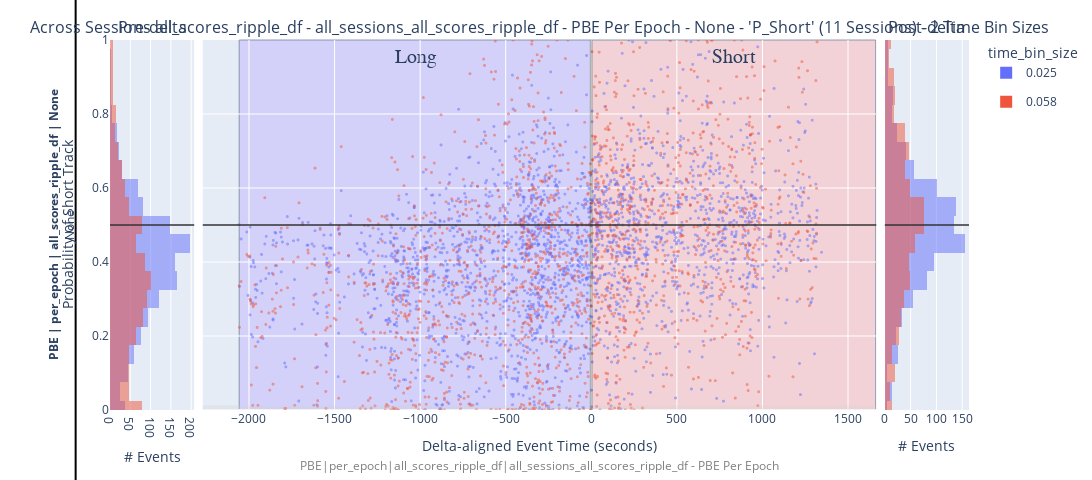
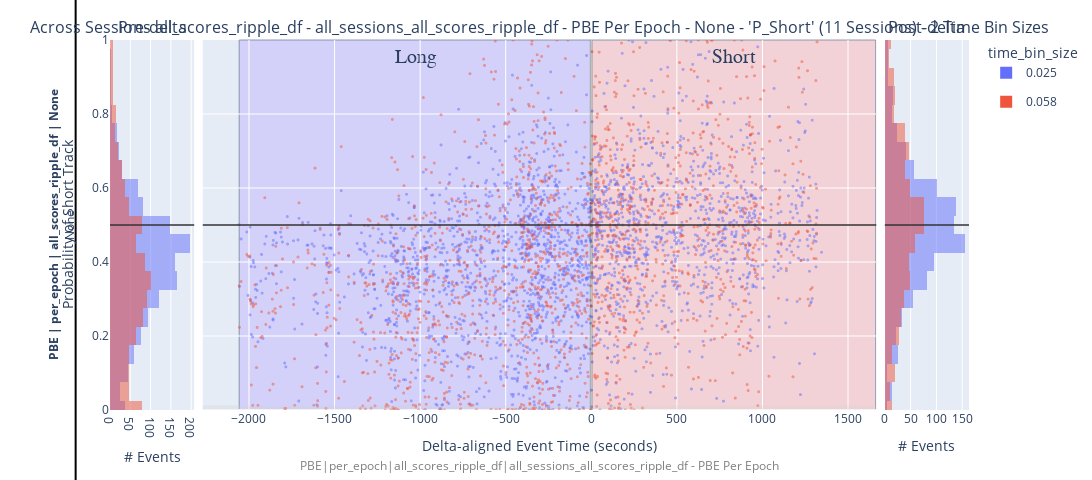

Notebook cell for these charts, in order:
### Code cell
# pd.options.mode.copy_on_write = False
# pd.options.mode.chained_assignment = 'raise'
# pd.options.mode.chained_assignment = None
from pyphoplacecellanalysis.SpecificResults.PhoDiba2023Paper import DataFrameFilter


min_wcorr_threshold: float = 0.7
high_pearsonr_threshold: float = 0.9
high_shuffle_score_threshold: float = 0.9

additional_filter_predicates = {
    'high_wcorr': (lambda df: np.any((df[['long_best_wcorr', 'short_best_wcorr']].abs() > min_wcorr_threshold), axis=1)),
    'user_selected': lambda df: np.all((df[['is_user_annotated_epoch', 'is_valid_epoch']]), axis=1),
    'high_pearsonr_corr': (lambda df: np.any((df[['long_LR_pf_peak_x_pearsonr', 'long_RL_pf_peak_x_pearsonr', 'short_LR_pf_peak_x_pearsonr', 'short_RL_pf_peak_x_pearsonr']].abs() > high_pearsonr_threshold), axis=1)),
    'high_shuffle_percentile_score': (lambda df: (df[['best_overall_quantile']].abs() > high_shuffle_score_threshold)),
}

# replay_name: str = ''
# replay_name: str = 'withNewComputedReplays-qclu_[1, 2]-frateThresh_5.0' # 4307 rows
# replay_name: str = 'withNewKamranExportedReplays-qclu_[1,2]-frateThresh_5.0' # 1417 rows, 1437 rows
# replay_name: str = 'withNormalComputedReplays-qclu_[1,2]-frateThresh_1.0' # 2802 rows, 2831 rows
replay_name: str = 'withNormalComputedReplays-frateThresh_5.0-qclu_[1, 2, 4, 6, 7, 9]'

# time_bin_size: float = 0.025
time_bin_size: Tuple[float] = (0.025, 0.058)

# Assuming your DataFrames are already defined:
# all_sessions_ripple_df, all_sessions_ripple_time_bin_df, etc.

df_filter: DataFrameFilter = DataFrameFilter(
    all_sessions_ripple_df=all_sessions_ripple_df,
    all_sessions_ripple_time_bin_df=all_sessions_ripple_time_bin_df,
    all_sessions_MultiMeasure_ripple_df=all_sessions_MultiMeasure_ripple_df,
    all_sessions_all_scores_ripple_df=all_sessions_all_scores_ripple_df,
    all_sessions_laps_df=all_sessions_laps_df,
    all_sessions_laps_time_bin_df=all_sessions_laps_time_bin_df,
    all_sessions_MultiMeasure_laps_df=all_sessions_MultiMeasure_laps_df,
    additional_filter_predicates=additional_filter_predicates,
    on_filtered_dataframes_changed_callback_fns={'build_filter_changed_plotly_plotting_callback_fn': _build_filter_changed_plotly_plotting_callback_fn},
)

df_filter.replay_name = replay_name # 'withNormalComputedReplays-frateThresh_5.0-qclu_[1, 2, 4, 6, 7, 9]'
# df_filter.time_bin_size = (time_bin_size, )
df_filter.time_bin_size = time_bin_size
# df_filter.time_bin_size = (0.025, 0.058)
# df_filter.on_filtered_dataframes_changed_callback_fns['build_filter_changed_plotly_plotting_callback_fn'] = _build_filter_changed_plotly_plotting_callback_fn
# df_filter.update_filters()
df_filter.on_filtered_dataframes_changed_callback_fns['build_filter_changed_plotly_plotting_callback_fn'] = _build_filter_changed_plotly_plotting_callback_fn
df_filter.update_filters()

### Figure 1 — Plotly figure (JSON) as saved in the notebook; plotly's stock layout.template omitted (floating-point values rounded to 4 significant figures; data arrays with more than 128 entries replaced by an {"elided": "..."} marker saying what was removed)
{"data": [{"alignmentgroup": "True", "bingroup": "y", "hovertemplate": "_col_time_bin_size=0.025<br>count=%{x}<br>P_Short=%{y}<extra></extra>", "legendgroup": "0.025", "marker": {"color": "#636EFA", "opacity": 0.5, "pattern": {"shape": ""}}, "name": "0.025", "nbinsy": 25, "offsetgroup": "0.025", "orientation": "h", "showlegend": true, "type": "histogram", "xaxis": "x", "xbins": {"end": 0.95, "size": 0.1, "start": 0.05}, "y": {"elided": "1697 float values"}, "yaxis": "y"}, {"alignmentgroup": "True", "bingroup": "y", "hovertemplate": "_col_time_bin_size=0.058<br>count=%{x}<br>P_Short=%{y}<extra></extra>", "legendgroup": "0.058", "marker": {"color": "#EF553B", "opacity": 0.5, "pattern": {"shape": ""}}, "name": "0.058", "nbinsy": 25, "offsetgroup": "0.058", "orientation": "h", "showlegend": true, "type": "histogram", "xaxis": "x", "xbins": {"end": 0.95, "size": 0.1, "start": 0.05}, "y": {"elided": "1254 float values"}, "yaxis": "y"}, {"hovertemplate": "_col_time_bin_size=0.025<br>delta_aligned_start_t=%{x}<br>P_Short=%{y}<br>dummy_column_for_size=%{marker.size}<extra></extra>", "legendgroup": "0.025", "marker": {"color": "#636EFA", "line": {"width": 0}, "opacity": 0.5, "size": {"elided": "3046 int values"}, "sizemode": "area", "sizeref": 0.1111, "symbol": "circle"}, "mode": "markers", "name": "0.025", "showlegend": false, "type": "scattergl", "x": {"elided": "3046 float values"}, "xaxis": "x2", "y": {"elided": "3046 float values"}, "yaxis": "y2"}, {"hovertemplate": "_col_time_bin_size=0.058<br>delta_aligned_start_t=%{x}<br>P_Short=%{y}<br>dummy_column_for_size=%{marker.size}<extra></extra>", "legendgroup": "0.058", "marker": {"color": "#EF553B", "line": {"width": 0}, "opacity": 0.5, "size": {"elided": "2231 int values"}, "sizemode": "area", "sizeref": 0.1111, "symbol": "circle"}, "mode": "markers", "name": "0.058", "showlegend": false, "type": "scattergl", "x": {"elided": "2231 float values"}, "xaxis": "x2", "y": {"elided": "2231 float values"}, "yaxis": "y2"}, {"alignmentgroup": "True", "bingroup": "y", "hovertemplate": "_col_time_bin_size=0.025<br>count=%{x}<br>P_Short=%{y}<extra></extra>", "legendgroup": "0.025", "marker": {"color": "#636EFA", "opacity": 0.5, "pattern": {"shape": ""}}, "name": "0.025", "nbinsy": 25, "offsetgroup": "0.025", "orientation": "h", "showlegend": false, "type": "histogram", "xaxis": "x3", "xbins": {"end": 0.95, "size": 0.1, "start": 0.05}, "y": {"elided": "1349 float values"}, "yaxis": "y3"}, {"alignmentgroup": "True", "bingroup": "y", "hovertemplate": "_col_time_bin_size=0.058<br>count=%{x}<br>P_Short=%{y}<extra></extra>", "legendgroup": "0.058", "marker": {"color": "#EF553B", "opacity": 0.5, "pattern": {"shape": ""}}, "name": "0.058", "nbinsy": 25, "offsetgroup": "0.058", "orientation": "h", "showlegend": false, "type": "histogram", "xaxis": "x3", "xbins": {"end": 0.95, "size": 0.1, "start": 0.05}, "y": {"elided": "977 float values"}, "yaxis": "y3"}], "layout": {"annotations": [{"font": {"size": 16}, "showarrow": false, "text": "Pre-delta", "x": 0.049, "xanchor": "center", "xref": "paper", "y": 1, "yanchor": "bottom", "yref": "paper"}, {"font": {"size": 16}, "showarrow": false, "text": "Across Sessions all_scores_ripple_df - all_sessions_all_scores_ripple_df - PBE Per Epoch - None - 'P_Short' (11 Sessions) - 2 Time Bin Sizes", "x": 0.5, "xanchor": "center", "xref": "paper", "y": 1, "yanchor": "bottom", "yref": "paper"}, {"font": {"size": 16}, "showarrow": false, "text": "Post-delta", "x": 0.951, "xanchor": "center", "xref": "paper", "y": 1, "yanchor": "bottom", "yref": "paper"}, {"font": {"size": 12}, "showarrow": false, "text": "<span style='font-weight:bold; font-size:12px;'>PBE | per_epoch | all_scores_ripple_df | None</span><br><span style='font-size:12px;'>None</span>", "textangle": -90, "x": -0.057, "xanchor": "center", "xref": "paper", "y": 0.5, "yanchor": "middle", "yref": "paper"}, {"font": {"color": "gray", "size": 12}, "showarrow": false, "text": "PBE|per_epoch|all_scores_ripple_df|all_sessions_all_scores_ripple_df - PBE Per Epoch", "textangle": 0, "x": 0.5, "xanchor": "center", "xref": "paper", "y": -0.15, "yanchor": "middle", "yref": "paper"}], "barmode": "overlay", "height": 480, "legend": {"itemsizing": "constant", "title": {"text": "time_bin_size"}, "traceorder": "grouped"}, "margin": {"b": 70, "l": 110, "r": 80, "t": 40}, "meta": {"figure_context": {"comparison": "pre-post-delta", "data_grain": "per_epoch", "epochs_name": "PBE", "histogram_variable_name": "P_Short", "n_tbin": 2, "n_unique_t_bin_sizes": 2, "num_unique_sessions": 11, "plot_type": "scatter+hist", "title": "Across Sessions all_scores_ripple_df - all_sessions_all_scores_ripple_df - PBE Per Epoch - None - 'P_Short' (11 Sessions) - 2 Time Bin Sizes", "variable_name": "P_Short"}, "preferred_filename": "P_Short_11_2_2_Across Sessions all_scores_ripple_df - all_sessions_all_scores_ripple_df - PBE Per Epoch - None - 'P_Short' (11 Sessions) - 2 Time Bin Sizes_PBE_per_epoch_scatter+hist_pre-post-delta_P_Short"}, "shapes": [{"line": {"color": "rgba(0.8,0.8,0.8,.25)", "width": 9}, "type": "line", "x0": 0, "x1": 1, "xref": "x2 domain", "y0": 0, "y1": 0, "yref": "y2"}, {"line": {"color": "rgba(1,1,1,.25)", "width": 3}, "type": "line", "x0": 0, "x1": 0, "xref": "x2", "y0": 0, "y1": 1, "yref": "y2 domain"}, {"fillcolor": "#c2b8ff", "label": {"font": {"family": "Times New Roman", "size": 20}, "text": "Long", "textposition": "top center"}, "layer": "below", "line": {"width": 1}, "opacity": 0.5, "type": "rect", "x0": -2057.0, "x1": 0, "xref": "x2", "y0": 0, "y1": 1, "yref": "y2 domain"}, {"fillcolor": "#ffb8b8", "label": {"font": {"family": "Times New Roman", "size": 20}, "text": "Short", "textposition": "top center"}, "layer": "below", "line": {"width": 1}, "opacity": 0.5, "type": "rect", "x0": 0, "x1": 1662.0, "xref": "x2", "y0": 0, "y1": 1, "yref": "y2 domain"}, {"line": {"color": "Black", "width": 2}, "type": "line", "x0": -0.04, "x1": -0.04, "xref": "paper", "y0": -0.5, "y1": 1.5, "yref": "paper"}, {"line": {"color": "rgba(0.2,0.2,0.2,.75)", "width": 2}, "type": "line", "x0": 0, "x1": 1, "xref": "x domain", "y0": 0.5, "y1": 0.5, "yref": "y"}, {"line": {"color": "rgba(0.2,0.2,0.2,.75)", "width": 2}, "type": "line", "x0": 0, "x1": 1, "xref": "x2 domain", "y0": 0.5, "y1": 0.5, "yref": "y2"}, {"line": {"color": "rgba(0.2,0.2,0.2,.75)", "width": 2}, "type": "line", "x0": 0, "x1": 1, "xref": "x3 domain", "y0": 0.5, "y1": 0.5, "yref": "y3"}], "width": 1800, "xaxis": {"anchor": "y", "domain": [0, 0.098], "title": {"text": "# Events"}}, "xaxis2": {"anchor": "y2", "domain": [0.108, 0.892], "title": {"text": "Delta-aligned Event Time (seconds)"}}, "xaxis3": {"anchor": "y3", "domain": [0.902, 1], "title": {"text": "# Events"}}, "yaxis": {"anchor": "x", "autorange": false, "domain": [0, 1], "fixedrange": true, "range": [0, 1], "title": {"text": "Probability of Short Track"}}, "yaxis2": {"anchor": "x2", "domain": [0, 1], "matches": "y", "showticklabels": false}, "yaxis3": {"anchor": "x3", "domain": [0, 1], "matches": "y", "showticklabels": false}}}

### Figure 2 — Plotly figure (JSON) as saved in the notebook; plotly's stock layout.template omitted (floating-point values rounded to 4 significant figures; data arrays with more than 128 entries replaced by an {"elided": "..."} marker saying what was removed)
{"data": [{"alignmentgroup": "True", "bingroup": "y", "hovertemplate": "_col_time_bin_size=0.025<br>count=%{x}<br>P_Short=%{y}<extra></extra>", "legendgroup": "0.025", "marker": {"color": "#636EFA", "opacity": 0.5, "pattern": {"shape": ""}}, "name": "0.025", "nbinsy": 25, "offsetgroup": "0.025", "orientation": "h", "showlegend": true, "type": "histogram", "xaxis": "x", "xbins": {"end": 0.95, "size": 0.1, "start": 0.05}, "y": {"elided": "1697 float values"}, "yaxis": "y"}, {"alignmentgroup": "True", "bingroup": "y", "hovertemplate": "_col_time_bin_size=0.058<br>count=%{x}<br>P_Short=%{y}<extra></extra>", "legendgroup": "0.058", "marker": {"color": "#EF553B", "opacity": 0.5, "pattern": {"shape": ""}}, "name": "0.058", "nbinsy": 25, "offsetgroup": "0.058", "orientation": "h", "showlegend": true, "type": "histogram", "xaxis": "x", "xbins": {"end": 0.95, "size": 0.1, "start": 0.05}, "y": {"elided": "1254 float values"}, "yaxis": "y"}, {"hovertemplate": "_col_time_bin_size=0.025<br>delta_aligned_start_t=%{x}<br>P_Short=%{y}<br>dummy_column_for_size=%{marker.size}<extra></extra>", "legendgroup": "0.025", "marker": {"color": "#636EFA", "line": {"width": 0}, "opacity": 0.5, "size": {"elided": "3046 int values"}, "sizemode": "area", "sizeref": 0.1111, "symbol": "circle"}, "mode": "markers", "name": "0.025", "showlegend": false, "type": "scattergl", "x": {"elided": "3046 float values"}, "xaxis": "x2", "y": {"elided": "3046 float values"}, "yaxis": "y2"}, {"hovertemplate": "_col_time_bin_size=0.058<br>delta_aligned_start_t=%{x}<br>P_Short=%{y}<br>dummy_column_for_size=%{marker.size}<extra></extra>", "legendgroup": "0.058", "marker": {"color": "#EF553B", "line": {"width": 0}, "opacity": 0.5, "size": {"elided": "2231 int values"}, "sizemode": "area", "sizeref": 0.1111, "symbol": "circle"}, "mode": "markers", "name": "0.058", "showlegend": false, "type": "scattergl", "x": {"elided": "2231 float values"}, "xaxis": "x2", "y": {"elided": "2231 float values"}, "yaxis": "y2"}, {"alignmentgroup": "True", "bingroup": "y", "hovertemplate": "_col_time_bin_size=0.025<br>count=%{x}<br>P_Short=%{y}<extra></extra>", "legendgroup": "0.025", "marker": {"color": "#636EFA", "opacity": 0.5, "pattern": {"shape": ""}}, "name": "0.025", "nbinsy": 25, "offsetgroup": "0.025", "orientation": "h", "showlegend": false, "type": "histogram", "xaxis": "x3", "xbins": {"end": 0.95, "size": 0.1, "start": 0.05}, "y": {"elided": "1349 float values"}, "yaxis": "y3"}, {"alignmentgroup": "True", "bingroup": "y", "hovertemplate": "_col_time_bin_size=0.058<br>count=%{x}<br>P_Short=%{y}<extra></extra>", "legendgroup": "0.058", "marker": {"color": "#EF553B", "opacity": 0.5, "pattern": {"shape": ""}}, "name": "0.058", "nbinsy": 25, "offsetgroup": "0.058", "orientation": "h", "showlegend": false, "type": "histogram", "xaxis": "x3", "xbins": {"end": 0.95, "size": 0.1, "start": 0.05}, "y": {"elided": "977 float values"}, "yaxis": "y3"}], "layout": {"annotations": [{"font": {"size": 16}, "showarrow": false, "text": "Pre-delta", "x": 0.049, "xanchor": "center", "xref": "paper", "y": 1, "yanchor": "bottom", "yref": "paper"}, {"font": {"size": 16}, "showarrow": false, "text": "Across Sessions all_scores_ripple_df - all_sessions_all_scores_ripple_df - PBE Per Epoch - None - 'P_Short' (11 Sessions) - 2 Time Bin Sizes", "x": 0.5, "xanchor": "center", "xref": "paper", "y": 1, "yanchor": "bottom", "yref": "paper"}, {"font": {"size": 16}, "showarrow": false, "text": "Post-delta", "x": 0.951, "xanchor": "center", "xref": "paper", "y": 1, "yanchor": "bottom", "yref": "paper"}, {"font": {"size": 12}, "showarrow": false, "text": "<span style='font-weight:bold; font-size:12px;'>PBE | per_epoch | all_scores_ripple_df | None</span><br><span style='font-size:12px;'>None</span>", "textangle": -90, "x": -0.057, "xanchor": "center", "xref": "paper", "y": 0.5, "yanchor": "middle", "yref": "paper"}, {"font": {"color": "gray", "size": 12}, "showarrow": false, "text": "PBE|per_epoch|all_scores_ripple_df|all_sessions_all_scores_ripple_df - PBE Per Epoch", "textangle": 0, "x": 0.5, "xanchor": "center", "xref": "paper", "y": -0.15, "yanchor": "middle", "yref": "paper"}], "barmode": "overlay", "height": 480, "legend": {"itemsizing": "constant", "title": {"text": "time_bin_size"}, "traceorder": "grouped"}, "margin": {"b": 70, "l": 110, "r": 80, "t": 40}, "meta": {"figure_context": {"comparison": "pre-post-delta", "data_grain": "per_epoch", "epochs_name": "PBE", "histogram_variable_name": "P_Short", "n_tbin": 2, "n_unique_t_bin_sizes": 2, "num_unique_sessions": 11, "plot_type": "scatter+hist", "title": "Across Sessions all_scores_ripple_df - all_sessions_all_scores_ripple_df - PBE Per Epoch - None - 'P_Short' (11 Sessions) - 2 Time Bin Sizes", "variable_name": "P_Short"}, "preferred_filename": "P_Short_11_2_2_Across Sessions all_scores_ripple_df - all_sessions_all_scores_ripple_df - PBE Per Epoch - None - 'P_Short' (11 Sessions) - 2 Time Bin Sizes_PBE_per_epoch_scatter+hist_pre-post-delta_P_Short"}, "shapes": [{"line": {"color": "rgba(0.8,0.8,0.8,.25)", "width": 9}, "type": "line", "x0": 0, "x1": 1, "xref": "x2 domain", "y0": 0, "y1": 0, "yref": "y2"}, {"line": {"color": "rgba(1,1,1,.25)", "width": 3}, "type": "line", "x0": 0, "x1": 0, "xref": "x2", "y0": 0, "y1": 1, "yref": "y2 domain"}, {"fillcolor": "#c2b8ff", "label": {"font": {"family": "Times New Roman", "size": 20}, "text": "Long", "textposition": "top center"}, "layer": "below", "line": {"width": 1}, "opacity": 0.5, "type": "rect", "x0": -2057.0, "x1": 0, "xref": "x2", "y0": 0, "y1": 1, "yref": "y2 domain"}, {"fillcolor": "#ffb8b8", "label": {"font": {"family": "Times New Roman", "size": 20}, "text": "Short", "textposition": "top center"}, "layer": "below", "line": {"width": 1}, "opacity": 0.5, "type": "rect", "x0": 0, "x1": 1662.0, "xref": "x2", "y0": 0, "y1": 1, "yref": "y2 domain"}, {"line": {"color": "Black", "width": 2}, "type": "line", "x0": -0.04, "x1": -0.04, "xref": "paper", "y0": -0.5, "y1": 1.5, "yref": "paper"}, {"line": {"color": "rgba(0.2,0.2,0.2,.75)", "width": 2}, "type": "line", "x0": 0, "x1": 1, "xref": "x domain", "y0": 0.5, "y1": 0.5, "yref": "y"}, {"line": {"color": "rgba(0.2,0.2,0.2,.75)", "width": 2}, "type": "line", "x0": 0, "x1": 1, "xref": "x2 domain", "y0": 0.5, "y1": 0.5, "yref": "y2"}, {"line": {"color": "rgba(0.2,0.2,0.2,.75)", "width": 2}, "type": "line", "x0": 0, "x1": 1, "xref": "x3 domain", "y0": 0.5, "y1": 0.5, "yref": "y3"}], "width": 1800, "xaxis": {"anchor": "y", "domain": [0, 0.098], "title": {"text": "# Events"}}, "xaxis2": {"anchor": "y2", "domain": [0.108, 0.892], "title": {"text": "Delta-aligned Event Time (seconds)"}}, "xaxis3": {"anchor": "y3", "domain": [0.902, 1], "title": {"text": "# Events"}}, "yaxis": {"anchor": "x", "autorange": false, "domain": [0, 1], "fixedrange": true, "range": [0, 1], "title": {"text": "Probability of Short Track"}}, "yaxis2": {"anchor": "x2", "domain": [0, 1], "matches": "y", "showticklabels": false}, "yaxis3": {"anchor": "x3", "domain": [0, 1], "matches": "y", "showticklabels": false}}}
